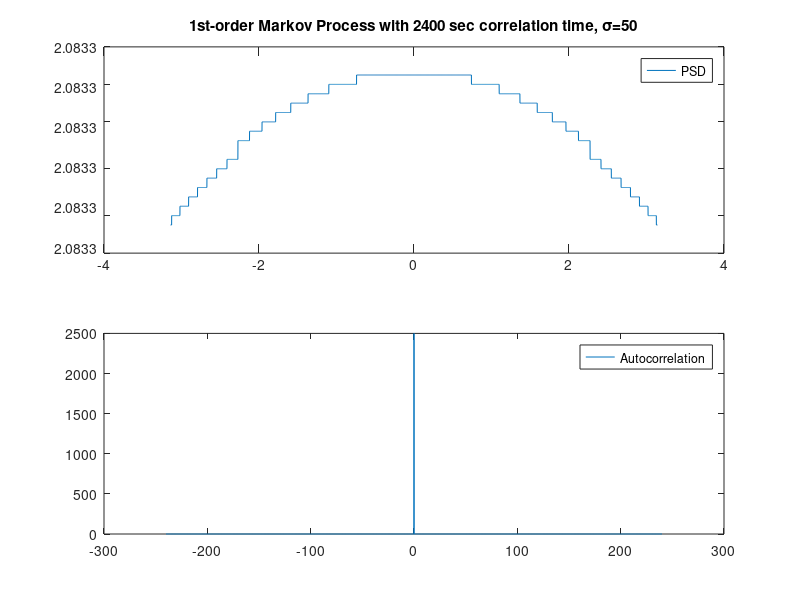

Write the MATLAB code that produced this figure.
% study Markov power spectrum
clear;
sigma=50;
beta=2400;
omega=-pi:.001:pi;
m=length(omega);
mypsd=zeros(1,m);
for i=1:m
    mypsd(i)=2*beta*sigma^2/(omega(i)^2+beta^2);
end

tau=(-beta/10):.1:(beta/10);
n=length(tau);
phi=zeros(1,n);
for i=1:n
    phi(i) = sigma^2*exp(-beta*abs(tau(i)));
end
figure;
subplot(2,1,1), plot(omega,mypsd);
legend('PSD');
title(['1st-order Markov Process with ',num2str(beta),' sec correlation time, \sigma=',num2str(sigma)]);
subplot(2,1,2), plot(tau,phi);
legend('Autocorrelation');
